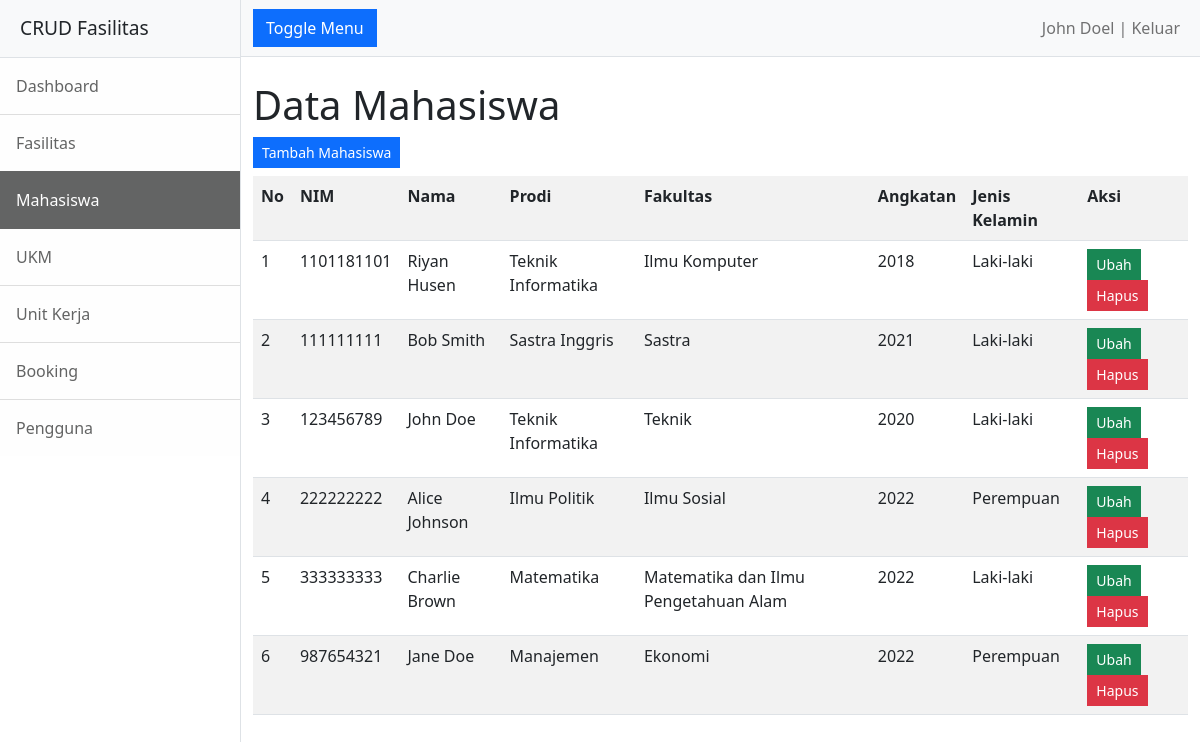
Screenshot of /mahasiswa/index.php (signed in) with the database file from the repository.
### tables this page shows
CREATE TABLE `mahasiswa` (
  `nim` varchar(255) NOT NULL,
  `nama` varchar(255) NOT NULL,
  `prodi` varchar(255) NOT NULL,
  `fakultas` varchar(255) NOT NULL,
  `angkatan` int(11) NOT NULL,
  `jenis_kelamin` varchar(255) NOT NULL
);

### mahasiswa/functions.php (called while the page is built, shortened)
<?php
include '../conn.php';
function tampilMahasiswa() {
    global $conn;
    $query = "SELECT * FROM mahasiswa";
    $result = mysqli_query($conn, $query);
    return $result;
}

### mahasiswa/index.php (the view, shortened to what this page needs)
<?php
include '../login_function.php';
?>
<!DOCTYPE html>
<html lang="en">
<head>
    <link href="../assets/css/styles.css" rel="stylesheet" />
</head>
<body>
    <div class="d-flex" id="wrapper">
        <div class="border-end bg-white" id="sidebar-wrapper">
            <div class="sidebar-heading border-bottom bg-light">CRUD Fasilitas</div>
            <div class="list-group list-group-flush">
                <a class="list-group-item list-group-item-action list-group-item-light p-3" href="../">Dashboard</a>
                <a class="list-group-item list-group-item-action list-group-item-light p-3" href="../fasilitas">Fasilitas</a>
                <a class="list-group-item list-group-item-action list-group-item-light p-3 active" href="#">Mahasiswa</a>
                <a class="list-group-item list-group-item-action list-group-item-light p-3" href="../ukm">UKM</a>
                <a class="list-group-item list-group-item-action list-group-item-light p-3" href="../unit-kerja">Unit Kerja</a>
                <a class="list-group-item list-group-item-action list-group-item-light p-3" href="../booking">Booking</a>
                <?php if($_SESSION['role'] == 'admin'){?>
                <a class="list-group-item list-group-item-action list-group-item-light p-3" href="../pengguna">Pengguna</a>
                <?php } ?>
            </div>
        </div>
        <div id="page-content-wrapper">
            <nav class="navbar navbar-expand-lg navbar-light bg-light border-bottom">
                <div class="container-fluid">
                    <button class="btn btn-primary rounded-0" id="sidebarToggle">Toggle Menu</button>
                    <div class="collapse navbar-collapse" id="navbarSupportedContent">
                        <ul class="navbar-nav ms-auto mt-2 mt-lg-0">
                            <li class="nav-item"><a class="nav-link" href="../logout.php"><?= $_SESSION['name'];?> | Keluar</a></li>
                        </ul>
                    </div>
                </div>
            </nav>
            <div class="container-fluid">
                <h1 class="mt-4">Data Mahasiswa</h1>
                <a href="tambah.php" class="btn btn-sm btn-primary mb-2 rounded-0">Tambah Mahasiswa</a>
                <table class="table table-striped table-hover">
                    <tr>
                        <th>No</th>
                        <th>NIM</th>
                        <th>Nama</th>
                        <th>Prodi</th>
                        <th>Fakultas</th>
                        <th>Angkatan</th>
                        <th>Jenis Kelamin</th>
                        <th>Aksi</th>
                    </tr>
                    <?php
                        include 'functions.php';
                        $result = tampilMahasiswa();
                        $i = 1;
                        while ($row = mysqli_fetch_assoc($result)) {
                    ?>
                    <tr>
                        <td><?= $i++; ?></td>
                        <td><?= $row['nim']; ?></td>
                        <td><?= $row['nama']; ?></td>
                        <td><?= $row['prodi']; ?></td>
                        <td><?= $row['fakultas']; ?></td>
                        <td><?= $row['angkatan']; ?></td>
                        <td><?= $row['jenis_kelamin']; ?></td>
                        <td>
                            <a href="ubah.php?nim=<?= $row['nim']; ?>" class="btn btn-sm btn-success rounded-0">Ubah</a>
                            <a href="#" onclick="hapusMahasiswa('<?= $row['nim']; ?>')" class="btn btn-sm btn-danger rounded-0">Hapus</a>
                        </td>
                    </tr>
                    <?php
                    }
                    ?>
                </table>
            </div>
        </div>
    </div>
</body>
</html>

### rows the page displays
mahasiswa: nim "1101181101", nama "Riyan Husen", prodi "Teknik Informatika", fakultas "Ilmu Komputer", angkatan "2018", jenis_kelamin "Laki-laki"
mahasiswa: nim "111111111", nama "Bob Smith", prodi "Sastra Inggris", fakultas "Sastra", angkatan "2021", jenis_kelamin "Laki-laki"
mahasiswa: nim "123456789", nama "John Doe", prodi "Teknik Informatika", fakultas "Teknik", angkatan "2020", jenis_kelamin "Laki-laki"
mahasiswa: nim "222222222", nama "Alice Johnson", prodi "Ilmu Politik", fakultas "Ilmu Sosial", angkatan "2022", jenis_kelamin "Perempuan"
mahasiswa: nim "333333333", nama "Charlie Brown", prodi "Matematika", fakultas "Matematika dan Ilmu Pengetahuan Alam", angkatan "2022", jenis_kelamin "Laki-laki"
mahasiswa: nim "987654321", nama "Jane Doe", prodi "Manajemen", fakultas "Ekonomi", angkatan "2022", jenis_kelamin "Perempuan"

### other values shown
$_SESSION['name'] "John Doel"
